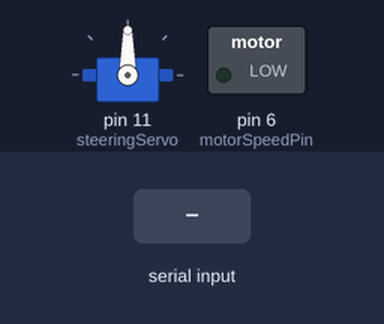
The sketch below on a simulated Arduino Uno, built with avr-gcc and run on an emulated ATmega328P. Parts: servo, switched loads named in the sketch (green lamp = pin HIGH). Inputs (shaded band) come from the test bench.

Above: at 1.2 s.
1.3 s: "]" received over the second serial link
Timing chart, 0 to 4.3 s (numbered marks = the images above; inputs shaded):
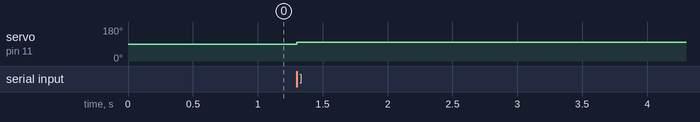

Measured:
- after the input at 1.3 s, servo on pin 11 (steeringServo): 90° → 98° at once

The sketch:

BluetoothCarArduino.ino
```cpp
#include <SoftwareSerial.h>
#include <Servo.h>

SoftwareSerial bluetooth(2, 3); //RX | TX
const int motorSpeedPin = 6; // ENA for PWM speed control
Servo steeringServo;
int speed = 0;
unsigned long angle = 100;
int lastAngle = 0;
unsigned long tempsServo = 0;


void setup() {
  bluetooth.begin(9600);
  Serial.begin(9600);
  // Set the motor control pins as outputs
  pinMode(motorSpeedPin, OUTPUT);
  steeringServo.attach(11);
}


void loop() {
  //Set timer
  unsigned long previousTime, currentTime = 0;
  const unsigned long interval = 500;

  // Check if any data available to read
  if (bluetooth.available()) {
    String receivedMessage = "";
    // Read characters until ']' is found
    while (bluetooth.available()) {
      char receivedCharacter = bluetooth.read();
      if (receivedCharacter == ']') {
        break;
      }
      receivedMessage = receivedMessage + receivedCharacter  ;
    }
    if (receivedMessage[0] == '[') {
      receivedMessage.remove(0, 1);
      int commaIndex = receivedMessage.indexOf(',');
      if (commaIndex > 0) {
        String speedString = receivedMessage.substring(0, commaIndex);
        String angleString = receivedMessage.substring(commaIndex + 1);
        int newSpeed = speedString.toInt();
        int newAngle = angleString.toInt();

       //Verification
        if (newSpeed >= 0 && newSpeed <= 150){
         speed = newSpeed;
        }
        if (newAngle >= 45 && newAngle <= 155){
         angle = newAngle;
        }
        previousTime = millis();
      }

    }
    if (angle != lastAngle){
      // Control the angle
      tempsServo =angle*1000/180+1000;
      steeringServo.writeMicroseconds(int(tempsServo));
      lastAngle=angle;
      delay(15);
    }

  }

  // Initial value if no new values received
  currentTime = millis();
  if (currentTime - previousTime > interval){
    speed = 0;
    angle = 100;
  }
  // Control speed with PWM
  analogWrite(motorSpeedPin, speed);

}
```
